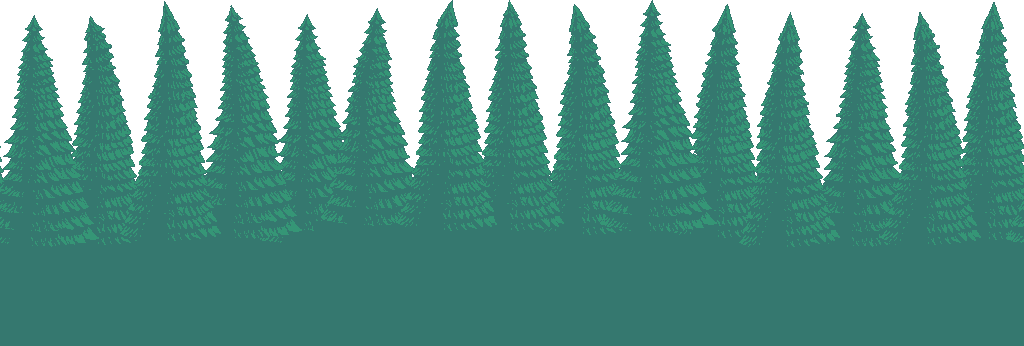
#> input picture artwork/biome-layers/Background_10.png, 1024 x 346 px, given in place of Background_7.png, which was not available
$ python compose-biomes.py
#> lines starting #> are read from the running program, lines starting #| are printed output that depends on the picture; pictures that were not available may be replaced by others from this repository, and a replacement may not be noted
from PIL import Image,ImageDraw,ImageEnhance
from pathlib import Path
import random
out=Path('public/images/biomes');out.mkdir(parents=True,exist_ok=True)
scenes=[('meadow','#243f42','#1c352d',[7,8,285]),('forest','#153940','#132a24',[8,9,286]),('moonforest','#101931','#101f2b',[8,10]),('corruption','#211330','#2d1536',[41,43,44]),('jungle','#112f29','#133327',[53,54,55]),('dungeon','#101b2e','#283143',[]),('underworld','#3b0c16','#6b1a15',[]),('snow','#152a3c','#244153',[35,98,100]),('deepjungle','#10271f','#14382c',[54,55]),('temple','#302017','#4a3522',[]),('celestial','#07172b','#193040',[211,213])]
W,H=960,540
for idx,(name,top,bot,layers) in enumerate(scenes):
 def rgb(s):return tuple(bytes.fromhex(s[1:]))
 a,b=rgb(top),rgb(bot);im=Image.new('RGB',(W,H));d=ImageDraw.Draw(im)
#> after `im = Image.new('RGB', (W, H))`: im: PIL image 960x540 RGB; every value is 0
 for y in range(H):d.line((0,y,W,y),fill=tuple(int(a[k]+(b[k]-a[k])*y/H) for k in range(3)))
 rng=random.Random(idx+4)
 if idx in [0,1,2,7,10]:
  for _ in range(80):
   x=rng.randrange(W);y=rng.randrange(300);d.rectangle((x,y,x+1,y+1),fill=(100,135,145))
 if idx in [0,2,10]:
  x,y=(745,105);r=44 if idx!=10 else 75;d.ellipse((x-r,y-r,x+r,y+r),fill=('#f2dcb1' if idx==0 else '#b7d5d7'))
 for order,n in enumerate(layers):
  layer=Image.open(f'artwork/biome-layers/Background_{n}.png').convert('RGBA')
#> layer is the input picture: PIL image 1024x346 RGBA; mean R, G, B, A 41.3, 97.5, 87.4, 198.8
  h=(260+order*70) if idx!=6 else 390+order*70
  ratio=h/layer.height;layer=layer.resize((int(layer.width*ratio),h),Image.Resampling.NEAREST)
#> after `ratio = h / layer.height`: ratio = 0.751
#> after `layer = layer.resize((int(layer.width * ratio), h), Image.Resampling.N`:
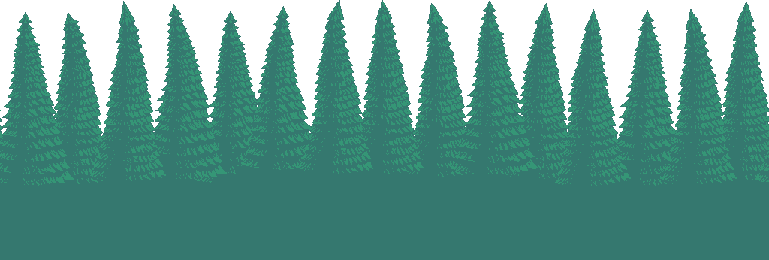
#> layer: PIL image 769x260 RGBA; mean R, G, B, A 41.3, 97.5, 87.4, 198.8; transparent parts drawn white
  layer=ImageEnhance.Brightness(layer).enhance(.55 if idx in [2,3,10] else .8)
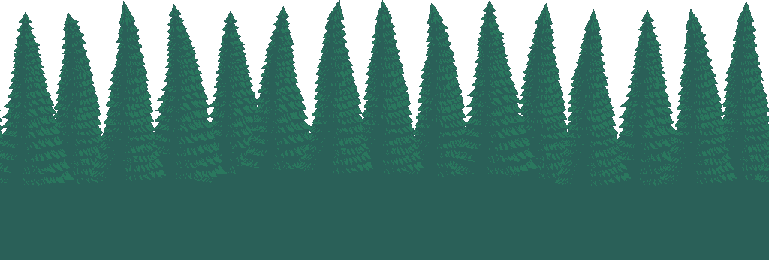
#> layer: PIL image 769x260 RGBA; mean R, G, B, A 32.7, 78, 69.4, 198.8; transparent parts drawn white
  # Repeat side by side, preserving the original pixel aspect ratio.
  for x in range(-layer.width//3,W,layer.width):im.paste(layer,(x,H-h),layer)
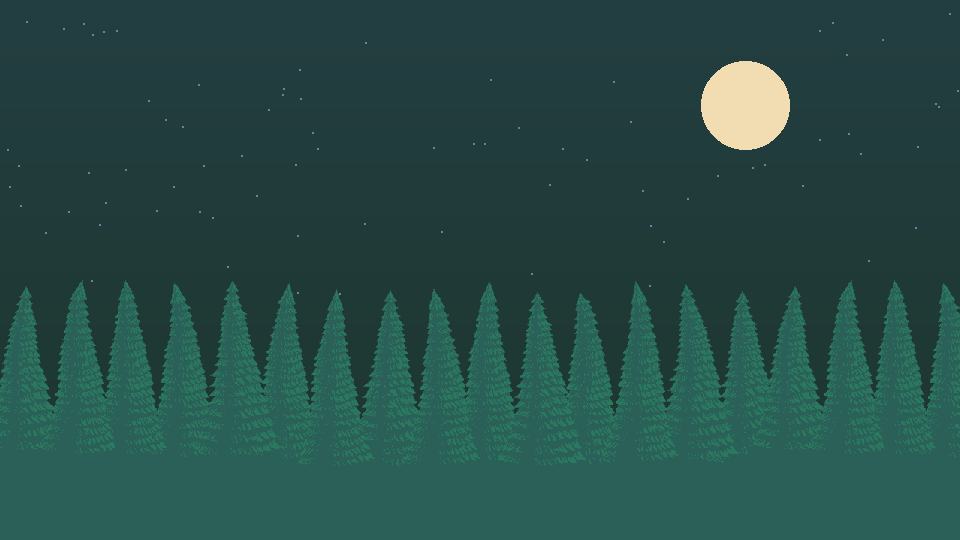
#> im: PIL image 960x540 RGB; mean R, G, B 38.9, 76.6, 71.7
 d=ImageDraw.Draw(im)
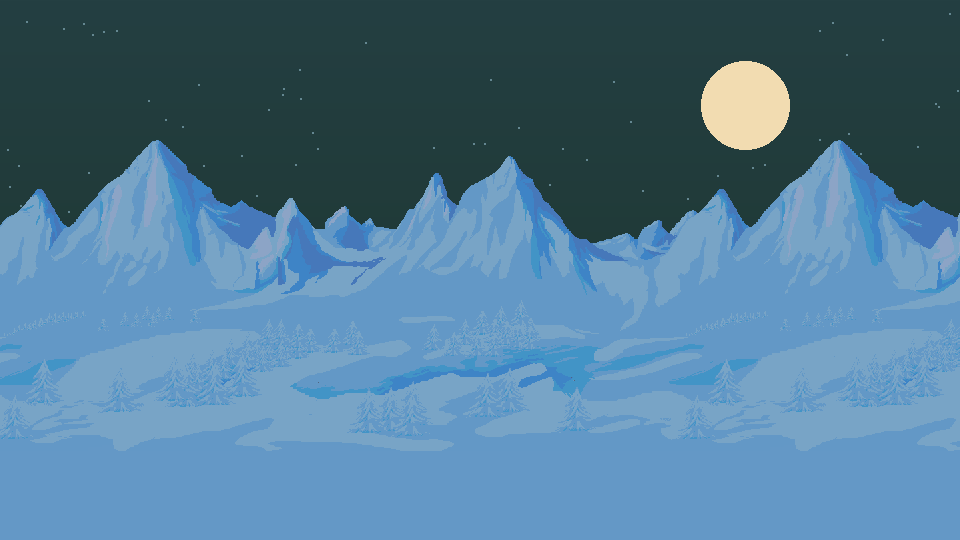
#> im: PIL image 960x540 RGB; mean R, G, B 80.2, 121.7, 149
 if idx in [5,9]:
  tex=Image.open(f'artwork/biome-layers/Background_{119 if idx==5 else 84}.png').convert('RGB');tex=tex.resize((320,320),Image.Resampling.NEAREST)
  for x in range(0,W,320):
   for y in range(0,H,320):im.paste(tex,(x,y))
  shade=Image.new('RGB',(W,H),top);im=Image.blend(im,shade,.56);d=ImageDraw.Draw(im)
  for x in [64,280,600,820]:
   col='#293948' if idx==5 else '#685330';d.rectangle((x,90,x+48,H),fill=col);d.rectangle((x-14,80,x+62,106),fill=col)
   d.rectangle((x+12,110,x+17,H),fill='#0e1a25' if idx==5 else '#29271a')
  if idx==9:
   d.polygon([(350,400),(480,200),(610,400)],fill='#786435');d.polygon([(390,400),(480,260),(570,400)],fill='#22342a')
 if idx==6:
  tex=Image.open('artwork/biome-layers/Background_6.png').convert('RGB').resize((384,198),Image.Resampling.NEAREST)
  for x in range(0,W,384):
   for y in range(0,H,198):im.paste(tex,(x,y))
  im=Image.blend(im,Image.new('RGB',(W,H),'#5c1010'),.56);d=ImageDraw.Draw(im)
  for x,h in [(0,140),(120,180),(240,100),(720,160),(850,200)]:
   d.polygon([(x,0),(x+30,h),(x+55,h-40),(x+75,0)],fill='#1d0d14')
  for x,h in [(40,150),(200,100),(500,140),(700,190)]:
   d.rectangle((x,H-h,x+26,H),fill='#200f16');d.rectangle((x-8,H-h-10,x+34,H-h+10),fill='#28121b')
  d.rectangle((0,H-38,W,H),fill='#b63b16');d.rectangle((0,H-35,W,H-28),fill='#ffa632')
  for _ in range(38):
   x=rng.randrange(W);y=rng.randrange(60,H);d.rectangle((x,y,x+2,y+5),fill='#e97937')
 im.save(out/f'{name}.webp',quality=88,method=6)
#> (the run stopped early here; a loop or call above may not have finished)

$ run again, on artwork/biome-layers/Background_213.png
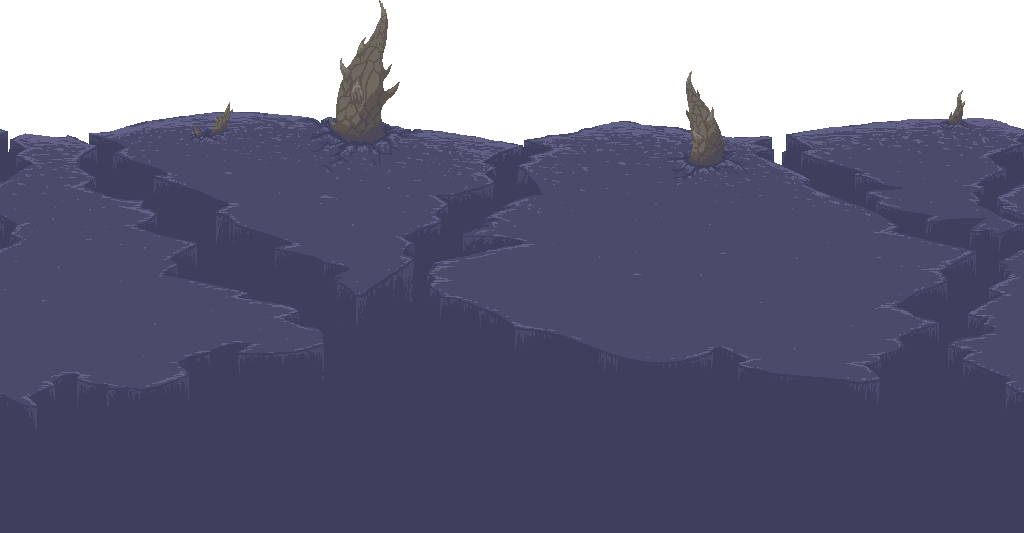
#> input picture artwork/biome-layers/Background_213.png, 1024 x 533 px, given in place of Background_7.png, which was not available
#> layer is the input picture: PIL image 1024x533 RGBA; mean R, G, B, A 53, 52.9, 76.8, 196.6
#> after the loop `for x in range(-layer.width//3,W,layer.width):im.paste(layer,(x,H-h),l..`:
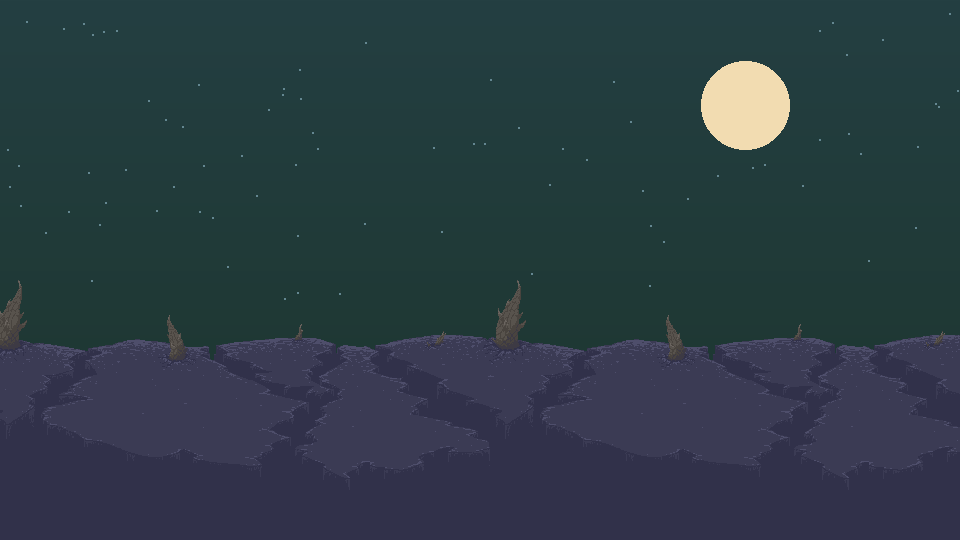
#> im: PIL image 960x540 RGB; mean R, G, B 43.5, 59.5, 67.9
#> `d=ImageDraw.Draw(im)`:
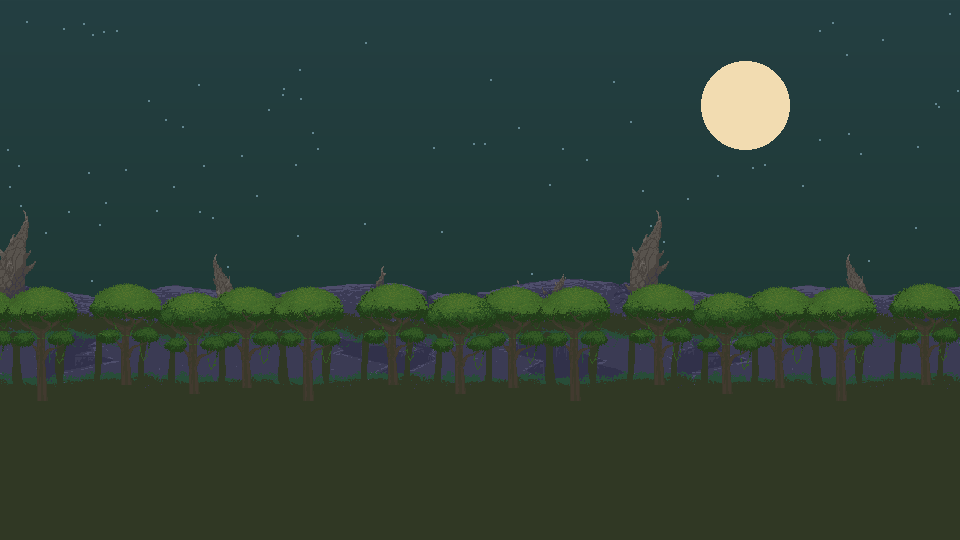
#> im: PIL image 960x540 RGB; mean R, G, B 44.1, 62.6, 53

$ run again, on artwork/biome-layers/Background_285.png
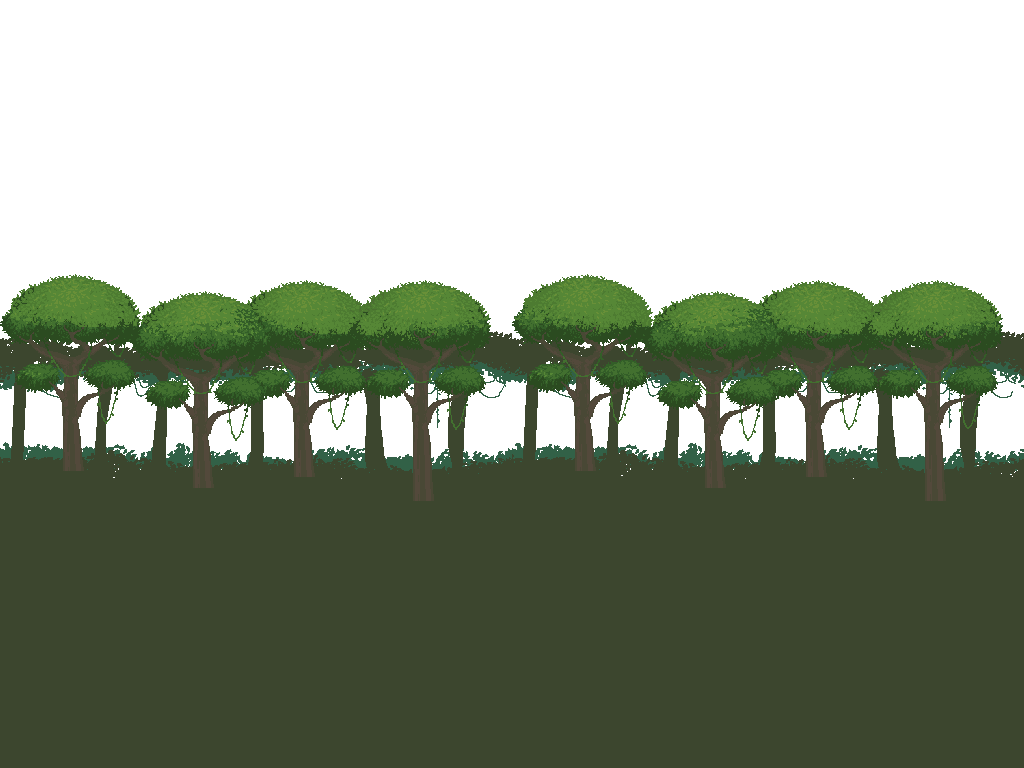
#> input picture artwork/biome-layers/Background_285.png, 1024 x 768 px, given in place of Background_7.png, which was not available
#> layer is the input picture: PIL image 1024x768 RGBA; mean R, G, B, A 34.8, 43.5, 26.4, 143.7
#> after the loop `for x in range(-layer.width//3,W,layer.width):im.paste(layer,(x,H-h),l..`:
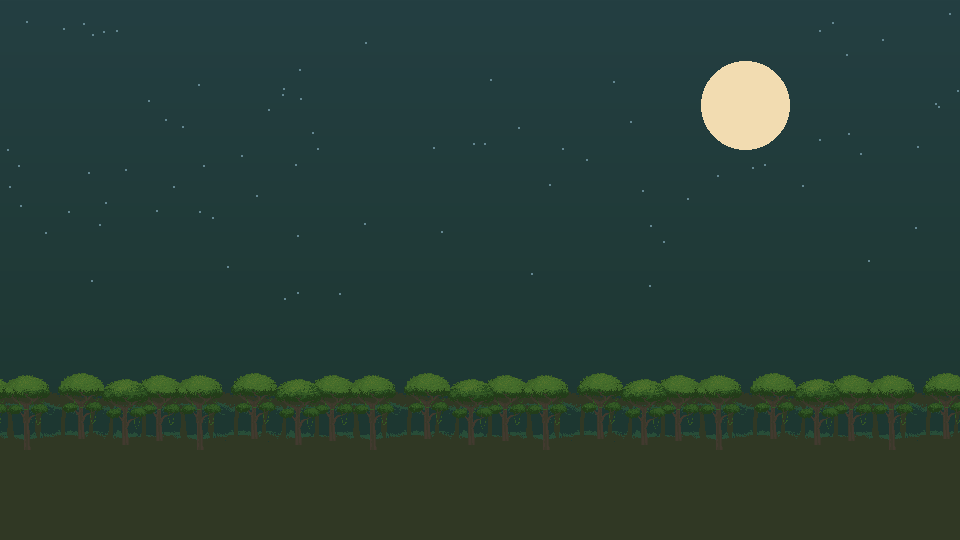
#> im: PIL image 960x540 RGB; mean R, G, B 39.6, 61.6, 53.5
#> `d=ImageDraw.Draw(im)`:
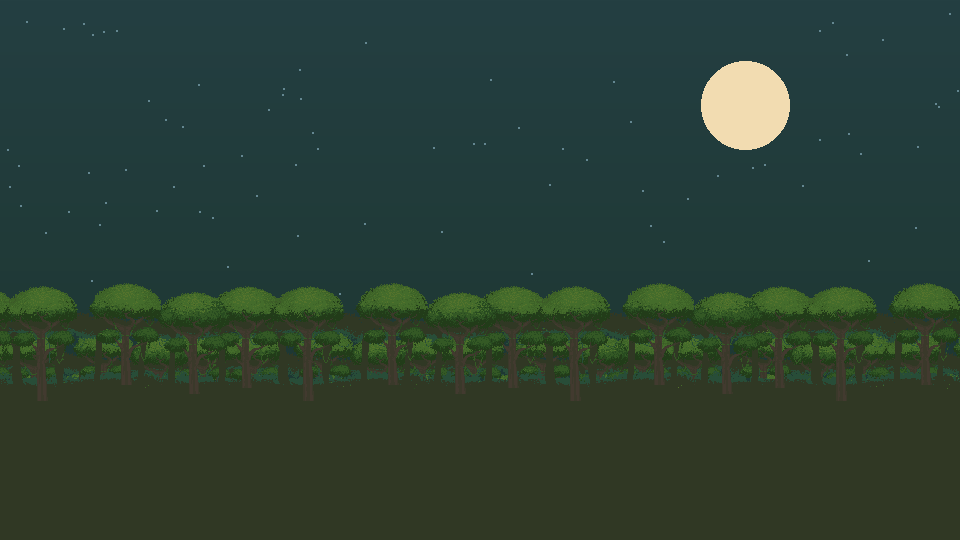
#> im: PIL image 960x540 RGB; mean R, G, B 43.1, 63, 50.7
